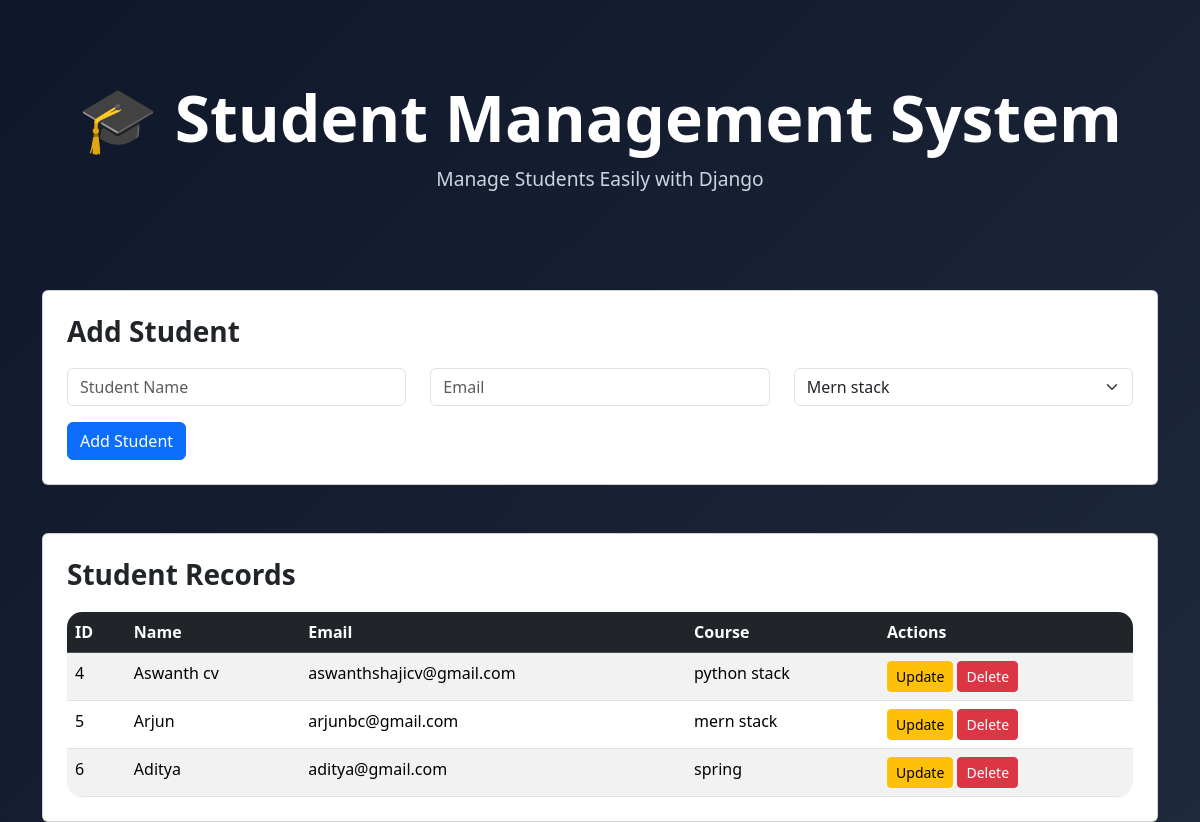
The app's page /, older data.
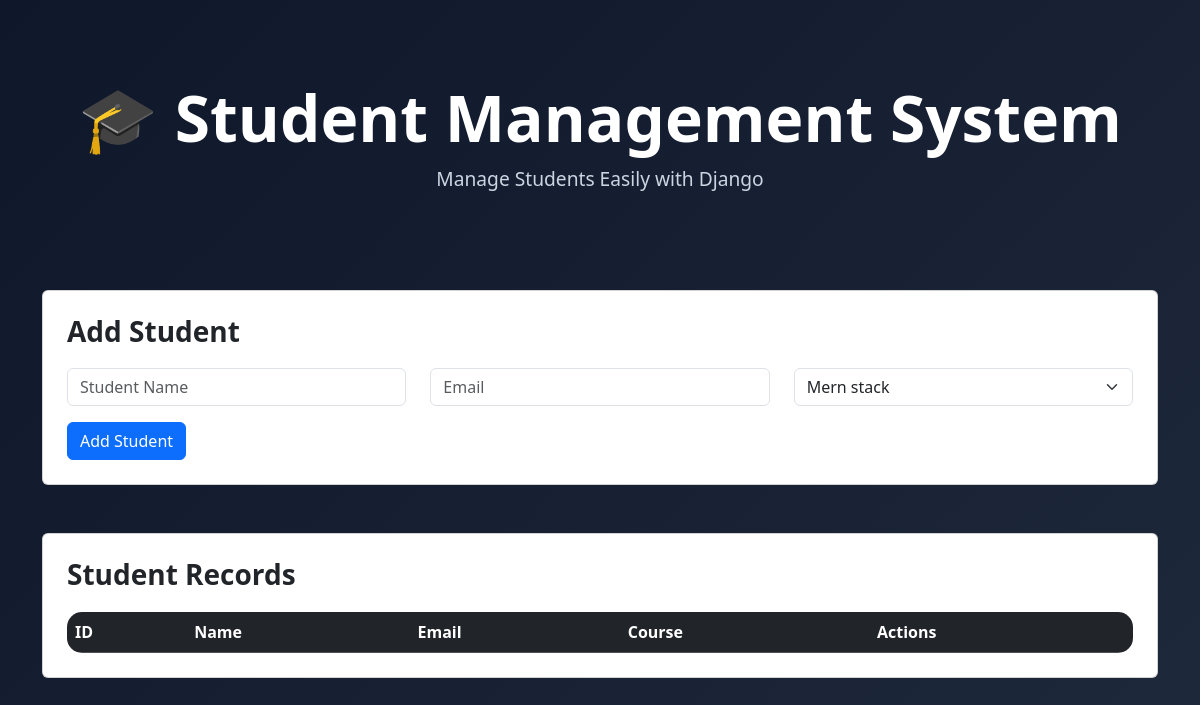
The same page, newer data.
### student/models.py (models this page shows)
class Students(models.Model):
  name = models.CharField(max_length=30)
  email = models.EmailField(max_length=30,unique=True)
  course = models.CharField(max_length=20,choices=STATUS_CHOICES)

### student/views.py (the view, shortened to what this page needs)
# urls.py: 2. Add a URL to urlpatterns:  path('', views.home, name='home')
def home(request):
  students = Students.objects.all()
  context = {
    'students':students,
    'status_choice':STATUS_CHOICES
  }
  return render(request,'home.html',context)

### templates/home.html (shortened to what this page needs)
{% extends 'index.html' %}
{% block content %}
<div class="container">
    <div class="hero">
        <h1>🎓 Student Management System</h1>
        <p>Manage Students Easily with Django</p>
    </div>
    <div class="card p-4 mb-5">
        <h3 class="section-title">Add Student</h3>
        <form action="{% url 'home' %}" method="POST">
            <div class="row">
                <div class="col-md-4 mb-3">
                    <input
                    type="text"
                    name="name"
                    class="form-control"
                    placeholder="Student Name">
                </div>
                <div class="col-md-4 mb-3">
                    <input
                    type="email"
                    name="email"
                    class="form-control"
                    placeholder="Email">
                </div>
                <div class="col-md-4 mb-3">
                    <select name="course" class="form-select select-custom">
                        {% for value,label in status_choice %}
                        <option value="{{value}}">
                            {{label}}
                        </option>
                        {% endfor %}
                    </select>
                </div>
            </div>
            <button class="btn btn-primary">
                Add Student
            </button>
        </form>
    </div>
    <div class="card p-4">
        <h3 class="section-title">
            Student Records
        </h3>
        <div class="student-table">
            <table class="table table-striped table-hover mb-0">
                <thead class="table-dark">
                    <tr>
                        <th>ID</th>
                        <th>Name</th>
                        <th>Email</th>
                        <th>Course</th>
                        <th>Actions</th>
                    </tr>
                </thead>
                <tbody>
                    {% for student in students %}
                    <tr>
                        <td>{{ student.id }}</td>
                        <td>{{ student.name }}</td>
                        <td>{{ student.email }}</td>
                        <td>{{ student.course }}</td>
                        <td>
                            <a href="{% url 'updateStudent' student.id %}"
                               class="btn btn-warning btn-sm">
                                Update
                            </a>
                            <a href="{% url 'deleteStudent' student.id %}"
                               class="btn btn-danger btn-sm">
                                Delete
                            </a>
                        </td>
                    </tr>
                    {% endfor %}
                </tbody>
            </table>
        </div>
    </div>
</div>
{% endblock %}

Row changes from the older to the newer data that the page shows:
removed Students: id "4", name "Aswanth cv", email "aswanthshajicv@gmail.com", course "python stack"
removed Students: id "5", name "Arjun", email "arjunbc@gmail.com", course "mern stack"
removed Students: id "6", name "Aditya", email "aditya@gmail.com", course "spring"
